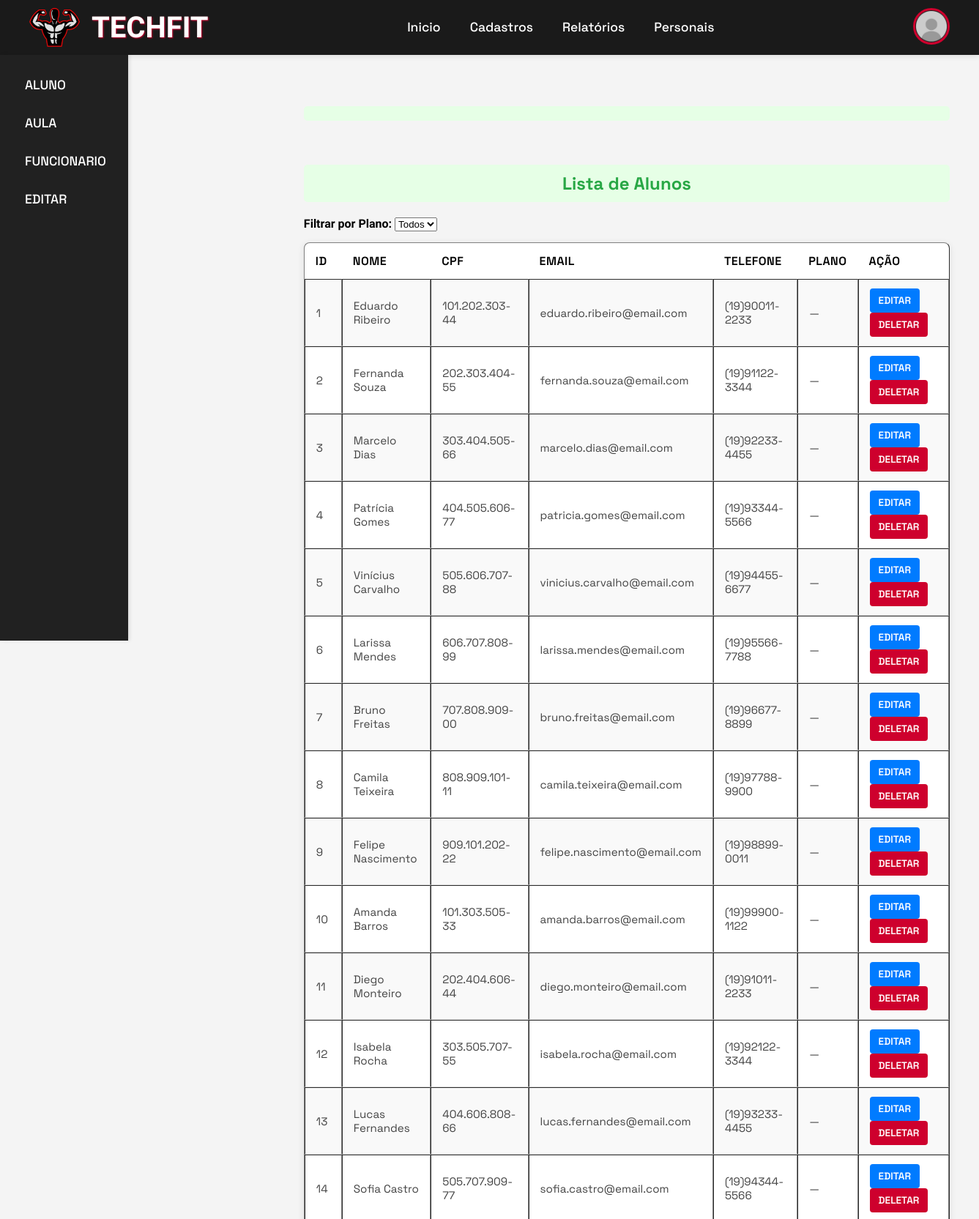
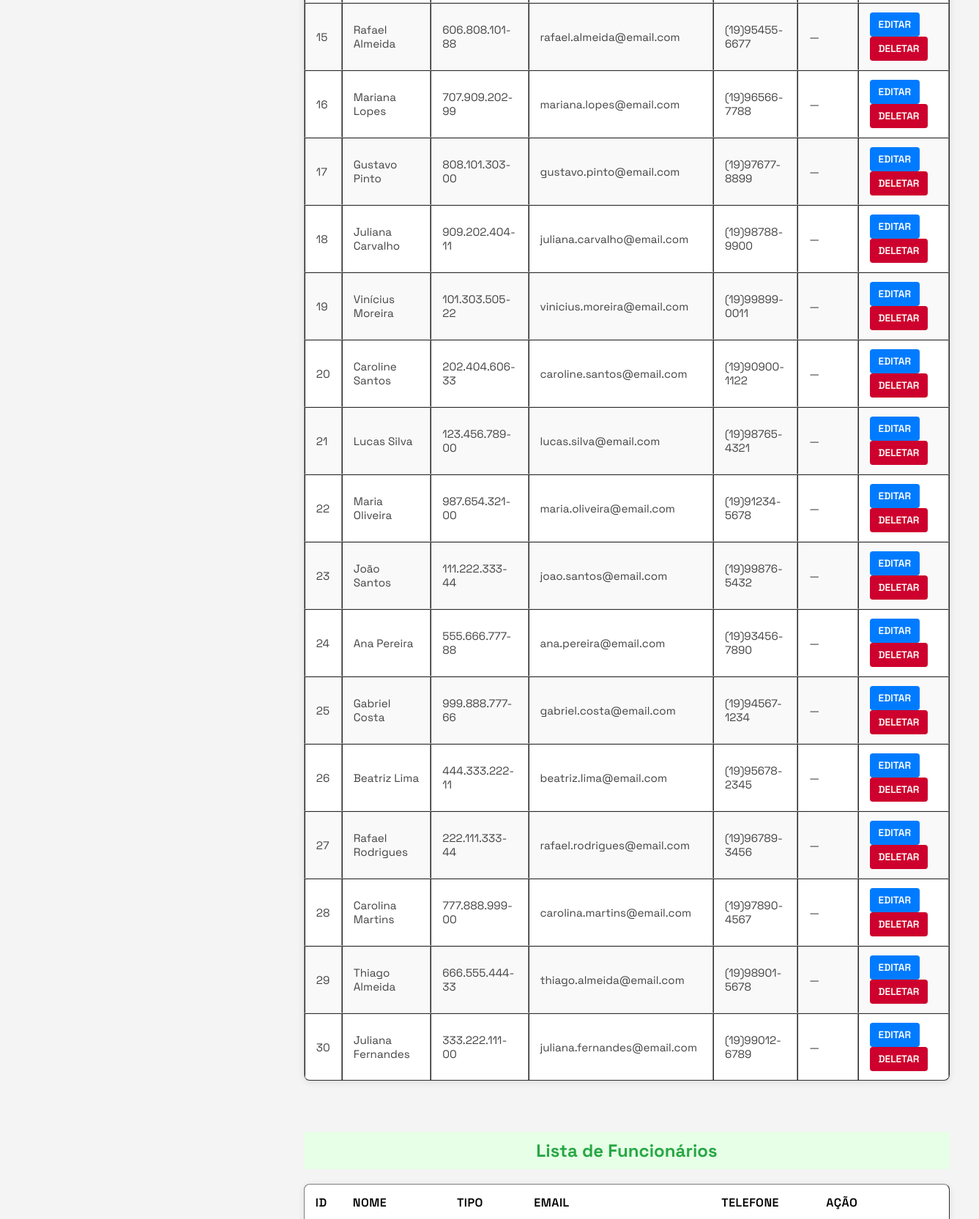
The page /src/Pagina_ADM_Relatorios/index.php (upper part) on the database its author committed (2 pictures, top to bottom).
### tables this page shows
CREATE TABLE IF NOT EXISTS Alunos (
	nome_aluno varchar(100) not null,
	cep_aluno varchar(9) not null,
	data_nascimento_aluno date not null,
	cpf_aluno varchar(14) not null,
	telefone_aluno varchar(14) not null,
	email_aluno varchar(50) not null,
	senha_aluno varchar(50) not null,
	id_aluno int not null PRIMARY KEY auto_increment,
	id_unidade int not null,
	id_plano int not null,
	CONSTRAINT fk_id_plano FOREIGN KEY (id_plano) REFERENCES Planos (id_plano),
	CONSTRAINT fk_id_unidade FOREIGN KEY (id_unidade) REFERENCES Unidades (id_unidade)
);

### backend/connection.php (called while the page is built, shortened)
<?php
class Connection
{
    private static $instancia = null;
    public static function getInstancia()
    {
        if (!self::$instancia) {
            try {
                $host = "localhost";
                $user = "root";
                $db = "techfit_academy";
                $password = "senaisp";
                $dns_server = "mysql:host=$host;charset=utf8";
                self::$instancia = new PDO(
                    $dns_server,
                    $user,
                    $password
                );
                self::$instancia->setAttribute(PDO::ATTR_ERRMODE, PDO::ERRMODE_EXCEPTION);
                self::$instancia->exec("CREATE DATABASE IF NOT EXISTS $db");
                self::$instancia->exec("USE $db");
                self::$instancia->exec("
                    CREATE TABLE IF NOT EXISTS Unidades (
                        cep_unidade varchar(9) not null,
                        nome_unidade varchar(100) not null,
                        id_unidade int not null PRIMARY KEY auto_increment
                    )");
                self::$instancia->exec("
                    CREATE TABLE IF NOT EXISTS Funcionarios (
                        cep_funcionario varchar(9) not null,
                        nome_funcionario varchar(100) not null,
                        data_nascimento_funcionario date not null,
                        email_funcionario varchar(50) not null,
                        id_funcionario int not null PRIMARY KEY auto_increment,
                        telefone_funcionario varchar(14) not null,
                        tipo_funcionario varchar(50) not null,
                        senha_funcionario varchar(50) not null,
                        cpf_funcionario varchar(14) not null,
                        id_unidade int not null,
                        CONSTRAINT fk_id_unidade_funcionario FOREIGN KEY (id_unidade) REFERENCES Unidades (id_unidade)
                    )");
                self::$instancia->exec("
                CREATE TABLE IF NOT EXISTS Alunos (
                    nome_aluno varchar(100) not null,
                    cep_aluno varchar(9) not null,
                    data_nascimento_aluno date not null,
                    cpf_aluno varchar(14) not null,
                    telefone_aluno varchar(14) not null,
                    email_aluno varchar(50) not null,
                    senha_aluno varchar(50) not null,
                    id_aluno int not null PRIMARY KEY auto_increment,
                    id_unidade int not null,
                    id_plano int not null,
	                CONSTRAINT fk_id_plano FOREIGN KEY (id_plano) REFERENCES Planos (id_plano),
                    CONSTRAINT fk_id_unidade FOREIGN KEY (id_unidade) REFERENCES Unidades (id_unidade)
                );
                ");
                self::$instancia->exec("
                    CREATE TABLE IF NOT EXISTS Aulas (
                        id_aula int not null PRIMARY KEY auto_increment,
                        data_aula datetime not null,
                        tipo_aula varchar(100) not null,
                        id_unidade int not null,
                        descricao_aula varchar(256),
                        constraint fk_id_unidade_aulas FOREIGN KEY (id_unidade) REFERENCES unidades (id_unidade)
                    )
                ");
                self::$instancia->exec("
                CREATE TABLE IF NOT EXISTS Avaliacao_fisicas (
                    data_avaliacao datetime not null,
                    id_avaliacao int not null PRIMARY KEY auto_increment,
                    tipo_avalicao varchar(50) not null,
                    id_aluno int not null,
                    CONSTRAINT fk_id_aluno_avaliacao FOREIGN KEY (id_aluno) REFERENCES Alunos (id_aluno)
                )
                ");
                self::$instancia->exec(
                    "
                CREATE TABLE IF NOT EXISTS Comunicados (
	            informacao_comunicado varchar(300) not null,
	            titulo_comunicado varchar(50) not null,
	            id_comunicado int not null PRIMARY KEY auto_increment)"
                );
                self::$instancia->exec("
                CREATE TABLE IF NOT EXISTS criam (
                    id_aula int not null,
                    id_funcionario int not null,
                    CONSTRAINT fk_id_aula_criadas FOREIGN KEY(id_aula) REFERENCES Aulas (id_aula),
                    CONSTRAINT fk_id_funcionario_criam FOREIGN KEY(id_funcionario) REFERENCES Funcionarios (id_funcionario)
                )
                ");
                self::$instancia->exec("
                CREATE TABLE IF NOT EXISTS comentam (
                    id_comunicado int not null,
                    id_funcionario int not null,
                    CONSTRAINT fk_id_comunicado FOREIGN KEY(id_comunicado) REFERENCES Comunicados (id_comunicado),
                    CONSTRAINT fk_id_funcionario_comentam FOREIGN KEY(id_funcionario) REFERENCES Funcionarios (id_funcionario)
                )
                ");
                self::$instancia->exec("
                CREATE TABLE IF NOT EXISTS fazem (
                    id_funcionario int not null,
                    id_avaliacao int not null,
                    CONSTRAINT fk_id_funcionario_fazem FOREIGN KEY(id_funcionario) REFERENCES Funcionarios (id_funcionario),
                    CONSTRAINT fk_id_avaliacao FOREIGN KEY (id_avaliacao) REFERENCES avaliacao_fisicas (id_avaliacao)
                )
                ");
                self::$instancia->exec("
                CREATE TABLE IF NOT EXISTS inscrevem(
                    id_aula int not null,
                    id_aluno int not null,
                    CONSTRAINT fk_id_aluno_inscrevem FOREIGN KEY (id_aluno) REFERENCES alunos (id_aluno),
                    CONSTRAINT fk_id_aula_inscrevem FOREIGN KEY (id_aula) REFERENCES aulas (id_aula)
                )
                ");
                self::$instancia->exec("
                CREATE TABLE IF NOT EXISTS Pagamento (
                    id_pagamento int not null PRIMARY KEY auto_increment,
                    numero_cartao_pagamento int not null,
                    nome_cartao_pagamento varchar(100) not null,
                    ccv_cartao_pagamento int not null,
                    validade_cartao_pagamento date not null,
                    id_aluno int not null,
                    CONSTRAINT fk_id_aluno_pagamento FOREIGN KEY (id_aluno) REFERENCES Alunos (id_aluno)
                );
                ");
                self::$instancia->exec("
                CREATE TABLE IF NOT EXISTS Planos (
                    id_plano int not null PRIMARY KEY auto_increment,
                    nome_plano varchar(100) not null,
                    valor_plano decimal(10, 2) not null,
                    descricao_plano varchar(200) not null
                );
                ");
                self::$instancia->exec("
                INSERT INTO Unidades (cep_unidade, nome_unidade) SELECT
                '13150-000','TECHFIT Cosmópolis'
                FROM DUAL
                WHERE NOT EXISTS (
                    SELECT 1 FROM Unidades WHERE nome_unidade = 'TECHFIT Cosmópolis'
                )
                ");
                self::$instancia->exec("
                INSERT INTO Funcionarios (cep_funcionario, nome_funcionario, data_nascimento_funcionario, email_funcionario, telefone_funcionario, tipo_funcionario, senha_funcionario, cpf_funcionario, id_unidade) SELECT
                '01000-210','Gabriel Soares','2007-07-20','adm@techfit.com','(11)99999-0001','personal','senha123','111.111.111-00',1
                FROM DUAL
                WHERE NOT EXISTS (
                    SELECT 1 FROM Funcionarios WHERE nome_funcionario = 'Gabriel Soares'
                )
                ");
            } catch (PDOException $e) {
                die("ERROR: " . $e->getMessage());
            }
        }
        return self::$instancia;
    }
}

### backend/connTables.php (called while the page is built, shortened)
<?php
require_once "connection.php";
class ConnTables {
    private $conn;
    private String $table;
    public function __construct(String $table)
    {
        $this->conn = Connection::getInstancia();
        $this->table = $table;
    }
    public function select(){
        $stmt = $this->conn->prepare("SELECT * FROM {$this->table}");
        $stmt->execute();
        return $stmt->fetchAll(PDO::FETCH_ASSOC);
    }
    }
?>

### src/Pagina_ADM_Relatorios/index.php (the view, shortened to what this page needs)
<?php
require_once __DIR__ . "\\..\\..\\backend\\connTables.php";
$alunoTable = new ConnTables("Alunos");
$alunos = $alunoTable->select();
$msg = "";
?>
<!DOCTYPE html>
<html lang="pt-br">
<head>
    <link rel="stylesheet" href="style.css">
</head>
<body>
    <header>
        <div class="logo-academia">
            <img src="/Arquivos/LogoTechFit-removebg-preview.png" alt="Logo-Academia">
            <h1>TECHFIT</h1>
        </div>
        <div class="secoes">
            <?php
            include_once __DIR__ . "\\..\\..\\utilitarios\\secaoAdm.php"
            ?>
        </div>
        <div class="func-perfil" id="func-perfil">
            <div class="perfil">
                <img class="botaoPerfil" id="botaoPerfil" src="/Arquivos/perfil-removebg-preview.png" alt="Foto_Perfil">
            </div>
        </div>
    </header>
    <div class="corpo">
        <div class="Filtro">
            <div class="sec">
                <button onclick="location.href='#ALUNO'">ALUNO</button>
                <button onclick="location.href='#AULA'">AULA</button>
                <button onclick="location.href='#FUNCIONARIO'">FUNCIONARIO</button>
                <button onclick="location.href='#EDIT'">EDITAR</button>
            </div>
        </div>
        <main>
            <h2><?= $msg ?></h2>
            <div id="ALUNO">
                <h2>Lista de Alunos</h2>
                <form method="GET" style="margin-bottom: 15px;">
                    <label><strong>Filtrar por Plano:</strong></label>
                    <select name="filtro_plano" onchange="this.form.submit()">
                        <option value="">Todos</option>
                    </select>
                </form>
                <?php
                $alunosFiltrados = $alunos;
                ?>
                <table border="1">
                    <tr>
                        <th>ID</th>
                        <th>Nome</th>
                        <th>CPF</th>
                        <th>Email</th>
                        <th>Telefone</th>
                        <th>Plano</th>
                        <th>Ação</th>
                    </tr>
                    <?php foreach ($alunosFiltrados as $a): ?>
                        <tr>
                            <td><?= $a["id_aluno"] ?></td>
                            <td><?= $a["nome_aluno"] ?></td>
                            <td><?= $a["cpf_aluno"] ?></td>
                            <td><?= $a["email_aluno"] ?></td>
                            <td><?= $a["telefone_aluno"] ?></td>
                            <td>
                                <?php
                                $nomePlano = '—';
                                echo $nomePlano;
                                ?>
                            </td>
                            <td>
                                <form method="POST" style="display:inline">
                                    <button type="submit" onclick="location.href='#EDIT'">Editar</button>
                                </form>
                                <form method="POST" style="display:inline"
                                    onsubmit="return confirm('Tem certeza que deseja DELETAR o aluno <?= htmlspecialchars($a['nome_aluno']) ?>?');">
                                    <button type="submit">Deletar</button>
                                </form>
                            </td>
                        </tr>
                    <?php endforeach; ?>
                </table>
            </div>
            <div id="FUNCIONARIO">
                <h2>Lista de Funcionários</h2>
                <table border="1">
                    <tr>
                        <th>ID</th>
                        <th>Nome</th>
                        <th>Tipo</th>
                        <th>Email</th>
                        <th>Telefone</th>
                        <th>Ação</th>
                    </tr>
                </table>
            </div>
        </main>
    </div>
</body>
</html>

### src/Pagina_ADM_Relatorios/style.css (style rules this page uses)
* { margin: 0; padding: 0; box-sizing: border-box; }
html { font-size: 16px; scroll-behavior: smooth; }
body { font-family: "Oswald", sans-serif; display: flex; flex-direction: column; min-height: 100vh; background-color: #f4f4f4; }
header { background-color: #1a1a1a; width: 100%; color: white; display: flex; align-items: center; justify-content: space-between; padding: 10px 40px; box-shadow: 0 2px 8px rgba(0, 0, 0, 0.1); }
.logo-academia { display: flex; align-items: center; gap: 15px; }
.logo-academia img { width: 70px; height: auto; }
header h1 { font-size: 2.5rem; text-shadow: 1px 1px 2px #ce002d; }
.secoes { display: flex; gap: 30px; }
.func-perfil { position: relative; }
.perfil img { width: 50px; height: 50px; border-radius: 50%; cursor: pointer; border: 3px solid #ce002d; transition: border-color 0.3s ease; }
.corpo { display: flex; flex-grow: 1; }
.Filtro { position: sticky; top: 0; height: 100vh; padding: 20px 0; background-color: #212121; box-shadow: 2px 0 5px rgba(0, 0, 0, 0.1); z-index: 900; }
.sec { display: flex; flex-direction: column; gap: 10px; padding: 0 15px; }
.sec > button { background-color: transparent; color: white; border: none; border-left: 4px solid transparent; font-size: 1.1rem; padding: 10px 15px; transition: all 0.3s ease; text-align: left; cursor: pointer; font-family: "Space Grotesk", sans-serif; font-weight: 500; }
main { flex-grow: 1; display: flex; flex-direction: column; padding: 30px 40px; max-width: 100%; width: 100%; margin-left: 200px; }
main h2 { color: #333; margin-top: 40px; margin-bottom: 15px; border-bottom: 2px solid #ce002d; padding-bottom: 5px; font-size: 2rem; font-weight: 700; }
main h2:first-child { color: #28a745; text-align: center; border-bottom: none; margin-bottom: 20px; font-size: 1.5rem; padding: 10px; background-color: #e6ffe6; border-radius: 5px; font-family: "Space Grotesk", sans-serif; }
table { width: 100%; border-collapse: separate; border-spacing: 0; background: #ffffff; border-radius: 8px; box-shadow: 0 2px 10px rgba(0, 0, 0, 0.1); overflow: hidden; margin-bottom: 30px; table-layout: auto; }
table th { padding: 14px 15px; text-align: left; font-size: 1rem; font-weight: 600; text-transform: uppercase; letter-spacing: 0.5px; font-family: "Space Grotesk", sans-serif; border: none; }
table td { padding: 12px 15px; text-align: left; border-bottom: 1px solid #e0e0e0; font-size: 0.95rem; color: #444; font-family: "Space Grotesk", sans-serif; }
table tbody tr:nth-child(even) { background-color: #f9f9f9; }
table tbody tr:last-child td { border-bottom: none; }
table td form { display: inline-block; margin-right: 8px; }
table td button { padding: 8px 12px; border: none; border-radius: 4px; cursor: pointer; font-weight: 600; transition: background-color 0.2s ease, transform 0.1s ease; font-family: "Space Grotesk", sans-serif; font-size: 0.85rem; text-transform: uppercase; box-shadow: none; }
table td button:not([name*="deletar"]) { background-color: #007bff; color: white; }
table td button[onsubmit*="DELETAR"], table td form[onsubmit*="DELETAR"] button { background-color: #ce002d; color: white; }

### rows shown on the page
alunos: id_aluno "1", nome_aluno "Eduardo Ribeiro", cpf_aluno "101.202.303-44", email_aluno "eduardo.ribeiro@email.com", telefone_aluno "(19)90011-2233", nomePlano "—"
alunos: id_aluno "2", nome_aluno "Fernanda Souza", cpf_aluno "202.303.404-55", email_aluno "fernanda.souza@email.com", telefone_aluno "(19)91122-3344", nomePlano "—"
alunos: id_aluno "3", nome_aluno "Marcelo Dias", cpf_aluno "303.404.505-66", email_aluno "marcelo.dias@email.com", telefone_aluno "(19)92233-4455", nomePlano "—"
alunos: id_aluno "4", nome_aluno "Patrícia Gomes", cpf_aluno "404.505.606-77", email_aluno "patricia.gomes@email.com", telefone_aluno "(19)93344-5566", nomePlano "—"
alunos: id_aluno "5", nome_aluno "Vinícius Carvalho", cpf_aluno "505.606.707-88", email_aluno "vinicius.carvalho@email.com", telefone_aluno "(19)94455-6677", nomePlano "—"
alunos: id_aluno "6", nome_aluno "Larissa Mendes", cpf_aluno "606.707.808-99", email_aluno "larissa.mendes@email.com", telefone_aluno "(19)95566-7788", nomePlano "—"
alunos: id_aluno "7", nome_aluno "Bruno Freitas", cpf_aluno "707.808.909-00", email_aluno "bruno.freitas@email.com", telefone_aluno "(19)96677-8899", nomePlano "—"
alunos: id_aluno "8", nome_aluno "Camila Teixeira", cpf_aluno "808.909.101-11", email_aluno "camila.teixeira@email.com", telefone_aluno "(19)97788-9900", nomePlano "—"
alunos: id_aluno "9", nome_aluno "Felipe Nascimento", cpf_aluno "909.101.202-22", email_aluno "felipe.nascimento@email.com", telefone_aluno "(19)98899-0011", nomePlano "—"
alunos: id_aluno "10", nome_aluno "Amanda Barros", cpf_aluno "101.303.505-33", email_aluno "amanda.barros@email.com", telefone_aluno "(19)99900-1122", nomePlano "—"
alunos: id_aluno "11", nome_aluno "Diego Monteiro", cpf_aluno "202.404.606-44", email_aluno "diego.monteiro@email.com", telefone_aluno "(19)91011-2233", nomePlano "—"
alunos: id_aluno "12", nome_aluno "Isabela Rocha", cpf_aluno "303.505.707-55", email_aluno "isabela.rocha@email.com", telefone_aluno "(19)92122-3344", nomePlano "—"
alunos: id_aluno "13", nome_aluno "Lucas Fernandes", cpf_aluno "404.606.808-66", email_aluno "lucas.fernandes@email.com", telefone_aluno "(19)93233-4455", nomePlano "—"
alunos: id_aluno "14", nome_aluno "Sofia Castro", cpf_aluno "505.707.909-77", email_aluno "sofia.castro@email.com", telefone_aluno "(19)94344-5566", nomePlano "—"
alunos: id_aluno "15", nome_aluno "Rafael Almeida", cpf_aluno "606.808.101-88", email_aluno "rafael.almeida@email.com", telefone_aluno "(19)95455-6677", nomePlano "—"
alunos: id_aluno "16", nome_aluno "Mariana Lopes", cpf_aluno "707.909.202-99", email_aluno "mariana.lopes@email.com", telefone_aluno "(19)96566-7788", nomePlano "—"
alunos: id_aluno "17", nome_aluno "Gustavo Pinto", cpf_aluno "808.101.303-00", email_aluno "gustavo.pinto@email.com", telefone_aluno "(19)97677-8899", nomePlano "—"
alunos: id_aluno "18", nome_aluno "Juliana Carvalho", cpf_aluno "909.202.404-11", email_aluno "juliana.carvalho@email.com", telefone_aluno "(19)98788-9900", nomePlano "—"
alunos: id_aluno "19", nome_aluno "Vinícius Moreira", cpf_aluno "101.303.505-22", email_aluno "vinicius.moreira@email.com", telefone_aluno "(19)99899-0011", nomePlano "—"
alunos: id_aluno "20", nome_aluno "Caroline Santos", cpf_aluno "202.404.606-33", email_aluno "caroline.santos@email.com", telefone_aluno "(19)90900-1122", nomePlano "—"
alunos: id_aluno "21", nome_aluno "Lucas Silva", cpf_aluno "123.456.789-00", email_aluno "lucas.silva@email.com", telefone_aluno "(19)98765-4321", nomePlano "—"
alunos: id_aluno "22", nome_aluno "Maria Oliveira", cpf_aluno "987.654.321-00", email_aluno "maria.oliveira@email.com", telefone_aluno "(19)91234-5678", nomePlano "—"
alunos: id_aluno "23", nome_aluno "João Santos", cpf_aluno "111.222.333-44", email_aluno "joao.santos@email.com", telefone_aluno "(19)99876-5432", nomePlano "—"
alunos: id_aluno "24", nome_aluno "Ana Pereira", cpf_aluno "555.666.777-88", email_aluno "ana.pereira@email.com", telefone_aluno "(19)93456-7890", nomePlano "—"
alunos: id_aluno "25", nome_aluno "Gabriel Costa", cpf_aluno "999.888.777-66", email_aluno "gabriel.costa@email.com", telefone_aluno "(19)94567-1234", nomePlano "—"
alunos: id_aluno "26", nome_aluno "Beatriz Lima", cpf_aluno "444.333.222-11", email_aluno "beatriz.lima@email.com", telefone_aluno "(19)95678-2345", nomePlano "—"
alunos: id_aluno "27", nome_aluno "Rafael Rodrigues", cpf_aluno "222.111.333-44", email_aluno "rafael.rodrigues@email.com", telefone_aluno "(19)96789-3456", nomePlano "—"
alunos: id_aluno "28", nome_aluno "Carolina Martins", cpf_aluno "777.888.999-00", email_aluno "carolina.martins@email.com", telefone_aluno "(19)97890-4567", nomePlano "—"
alunos: id_aluno "29", nome_aluno "Thiago Almeida", cpf_aluno "666.555.444-33", email_aluno "thiago.almeida@email.com", telefone_aluno "(19)98901-5678", nomePlano "—"
alunos: id_aluno "30", nome_aluno "Juliana Fernandes", cpf_aluno "333.222.111-00", email_aluno "juliana.fernandes@email.com", telefone_aluno "(19)99012-6789", nomePlano "—"
